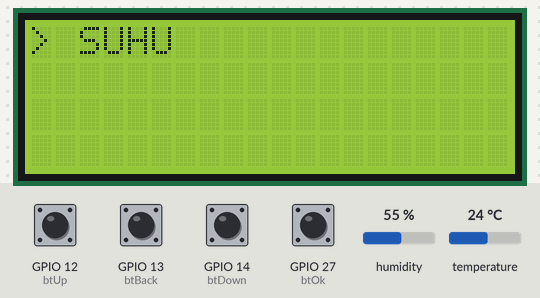
Recording of a sketch running on a simulated ESP32. On the bench: 20×4 character LCD. The inputs (shaded band) are chosen by the test bench; at power-on: GPIO 12 (btUp), GPIO 13 (btBack), GPIO 14 (btDown), GPIO 27 (btOk) HIGH, humidity 55 %, temperature 24 °C. What the sketch prints to the serial monitor is not drawn.

Above: at 1.2 s.
1.3 s: GPIO 12 (btUp) pulled LOW for 2.35 s
At 2.7 s:
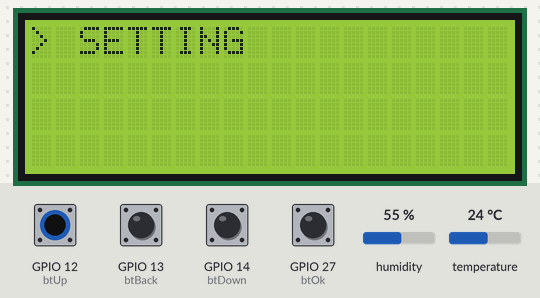
5.1 s: GPIO 27 (btOk) pulled LOW for 2.35 s
At 7.4 s:
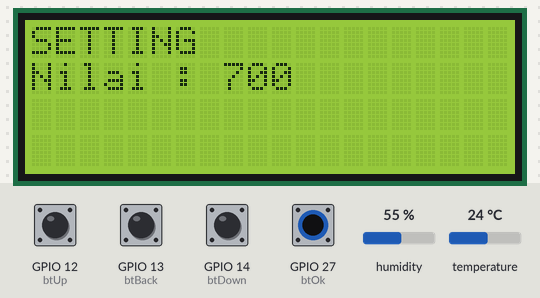
8.9 s: GPIO 14 (btDown) pulled LOW for 2.35 s
At 11.8 s:
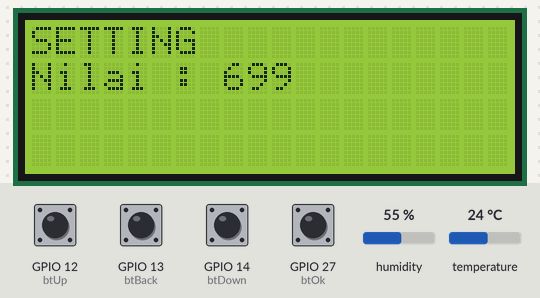
12.7 s: GPIO 14 (btDown) pulled LOW for 2.35 s
16.5 s: GPIO 13 (btBack) pulled LOW for 2.35 s
At 18.4 s:
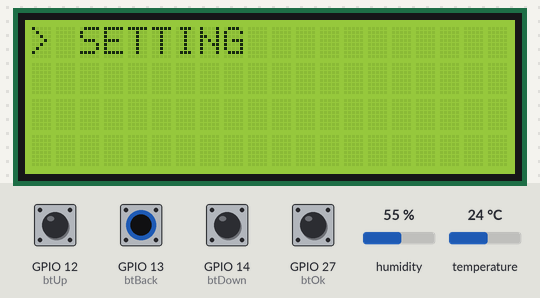
20.3 s: GPIO 12 (btUp) pulled LOW for 2.35 s
At 22.5 s:
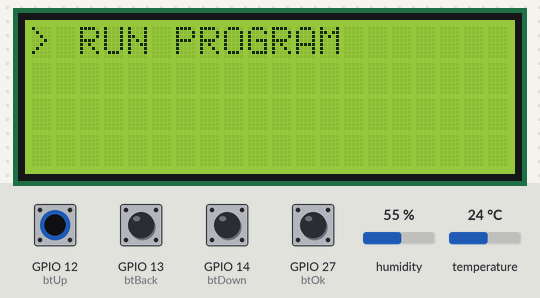
Timing chart, 0 to 24.0 s (numbered marks = the images above; inputs shaded):
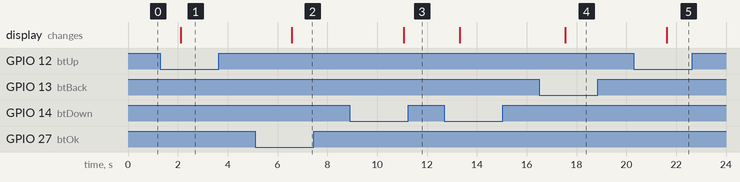

Measured:
- after the input at 1.3 s, the display: changes after 0.81 s (image 1)
- after the input at 5.1 s, the display: changes after 1.5 s (image 2)
- after the input at 8.9 s, the display: changes after 2.2 s (image 3)
- after the input at 16.5 s, the display: changes after 1.0 s (image 4)
- after the input at 20.3 s, the display: changes after 1.3 s (image 5)

The sketch:

9-dhtLcdBlynk.ino
```cpp
#define BLYNK_PRINT Serial
#define BLYNK_TEMPLATE_ID "TMPL62SWPsCwZ"
#define BLYNK_TEMPLATE_NAME "Sensor Monitoring"
#define BLYNK_AUTH_TOKEN "R_37n65FWiU03xpg_gbLxDFF2_JUI28s"

#define DHTPIN 4
#define DHTTYPE DHT11

#include <WiFi.h>
#include <WiFiClient.h>
#include <BlynkSimpleEsp32.h>
#include <Wire.h>
#include <LiquidCrystal_I2C.h>
#include "DHT.h"

char ssid[] = "Ws-Eletronika";
char pass[] = "@bpvppdg25";

LiquidCrystal_I2C lcd(0x27, 20, 4);  // 20 karakter, 4 baris

const int btBack = 13;
const int btUp = 12;
const int btDown = 14;
const int btOk = 27;

DHT dht(DHTPIN, DHTTYPE);

const int totalMenu = 2;  // menu 0,1,2 → total = 3 pilihan
bool setMenuState = false;
int menu = 0;
int nilaiSet = 700;

void setup() {

  Serial.begin(9600);

  // Blynk.begin(BLYNK_AUTH_TOKEN, ssid, pass);

  pinMode(btBack, INPUT_PULLUP);
  pinMode(btUp, INPUT_PULLUP);
  pinMode(btDown, INPUT_PULLUP);
  pinMode(btOk, INPUT_PULLUP);

  dht.begin();

  lcd.init();
  lcd.backlight();

  tampilMenu();
}

void loop() {
  setNilai();

  float t = dht.readTemperature();
  float h = dht.readHumidity();

  Blynk.virtualWrite(V0, t);
  Blynk.virtualWrite(V1, h);

  Serial.print(F("Humidity: "));
  Serial.print(h);
  Serial.print(F("%  Temperature: "));
  Serial.print(t);
  Serial.print(F("°C \n"));

  // lcd.setCursor(0, 0);
  // lcd.print("Hum : ");
  // lcd.print(h, 1);
  // lcd.print(" %");
  // lcd.setCursor(0, 1);
  // lcd.print("Temp: ");
  // lcd.print(t, 1);
  // lcd.print(char(223));
  // lcd.print("C");

  delay(2000);

  if (!setMenuState) {
    if (digitalRead(btUp) == LOW) {
      menu++;
      if (menu > totalMenu) menu = 0;
      tampilMenu();
      delay(200);
    }

    else if (digitalRead(btDown) == LOW) {
      menu--;
      if (menu < 0) menu = totalMenu;
      tampilMenu();
      delay(200);
    }
  }

  if (digitalRead(btOk) == LOW) {
    delay(200);
    setMenuState = true;

    if (setMenuState == true && menu != 0) {
      if (menu == 1) tampilSet("SETTING", nilaiSet);
      if (menu == 2) {
        lcd.clear();
        lcd.setCursor(0, 0);
        lcd.print("...");
      }
      delay(200);
    }
  }

  else if (digitalRead(btBack) == LOW) {
    delay(200);
    tampilMenu();
    setMenuState = false;
  }

  if (setMenuState && menu == 0) {
    tampilSet("SUHU", t);
    delay(200);
  }
}


void tampilMenu() {
  lcd.clear();
  if (menu == 0) lcd.print("> SUHU");
  else if (menu == 1) lcd.print("> SETTING");
  else if (menu == 2) lcd.print("> RUN PROGRAM");
}

void tampilSet(String label, int nilai) {
  lcd.clear();
  lcd.setCursor(0, 0);
  lcd.print(label);
  lcd.setCursor(0, 1);
  lcd.print("Nilai : ");
  lcd.print(nilai);
}

void setNilai() {
  if (setMenuState && menu == 1) {
    if (digitalRead(btUp) == LOW) {
      delay(200);
      if (setMenuState == true && menu == 1) {
        nilaiSet++;
      }
      tampilSet("SETTING", nilaiSet);
    }

    else if (digitalRead(btDown) == LOW) {
      delay(200);
      if (setMenuState == true && menu == 1) {
        nilaiSet--;
      }
      tampilSet("SETTING", nilaiSet);
    }
  }
}
```
